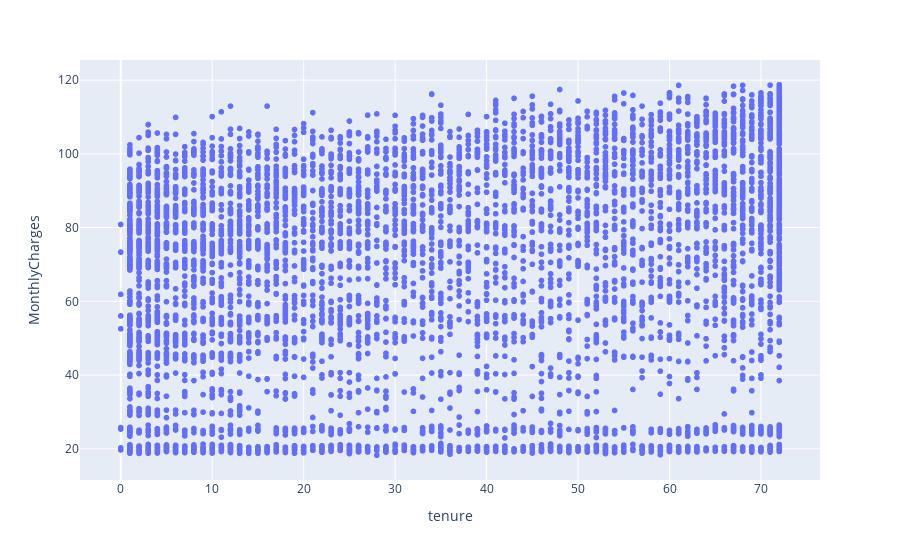

The notebook cell this image was saved under:
### Code cell
px.scatter(df, x="tenure", y="MonthlyCharges")

### Figure 1 — Plotly figure (JSON) as saved in the notebook; plotly's stock layout.template omitted (floating-point values rounded to 4 significant figures; data arrays with more than 128 entries replaced by an {"elided": "..."} marker saying what was removed)
{"data": [{"hovertemplate": "tenure=%{x}<br>MonthlyCharges=%{y}<extra></extra>", "legendgroup": "", "marker": {"color": "#636efa", "symbol": "circle"}, "mode": "markers", "name": "", "showlegend": false, "type": "scattergl", "x": {"elided": "7043 int values"}, "xaxis": "x", "y": {"elided": "7043 float values"}, "yaxis": "y"}], "layout": {"legend": {"tracegroupgap": 0}, "margin": {"t": 60}, "xaxis": {"anchor": "y", "domain": [0, 1], "title": {"text": "tenure"}}, "yaxis": {"anchor": "x", "domain": [0, 1], "title": {"text": "MonthlyCharges"}}}}
